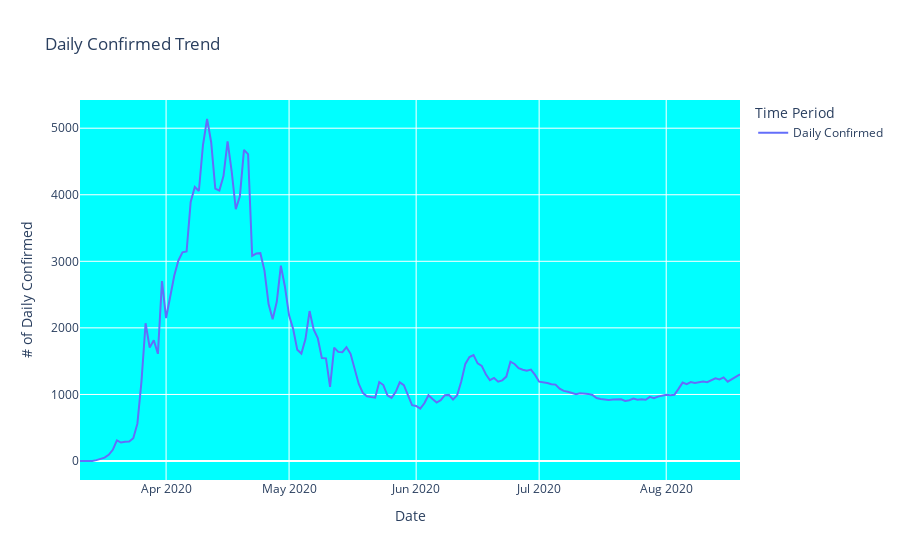

Notebook code for this chart:
### Markdown cell above
Veriseti iyice temizlendikten ve düzene girdikten sonra birkaç parametreyi detaylıca inleceyecek olursak eğer;
Günlük Vaka sayısının zaman içindeki değişimini aşağıdaki çizgi grafiğinde görebiliriz. Bunun için plotly.express.line() fonksiyonunu kullanıyoruz.
Bu fonksiyon içindeki opsiyonel parametreleri de girerek daha okunaklı ve anlaşılır bir grafik elde etmiş oluruz.
Grafiğe bakacak olursak günlük vaka sayısı ülkeye girişinden sonra istikrarlı bir şekilde artmaya başlamış 11 Nisan Günü zirve noktkasına ulaşmış.
Daha sonra azalma görülüyor ancak bu azalma düzenli değil. 19 Mayıs itibariyle vaka sayısı bin civarında değişiyor. 
Alınan önlemlerin ne derece etkili olduğu grafikte açıkça görülüyor.

### Code cell
#Plotting confirmed number
confirmed_fig = px.line(x=df.index,y=df['DailyConfirmed'], color=px.Constant("Daily Confirmed"),
             labels=dict(x="Date", y="# of Daily Confirmed", color="Time Period"),
            title = 'Daily Confirmed Trend').update_layout(plot_bgcolor='aqua')
confirmed_fig.show()

### Figure 1 — Plotly figure (JSON) as saved in the notebook; plotly's stock layout.template omitted (floating-point values rounded to 4 significant figures; data arrays with more than 128 entries replaced by an {"elided": "..."} marker saying what was removed)
{"data": [{"hovertemplate": "Time Period=Daily Confirmed<br>Date=%{x}<br># of Daily Confirmed=%{y}<extra></extra>", "legendgroup": "Daily Confirmed", "line": {"color": "#636efa", "dash": "solid"}, "mode": "lines", "name": "Daily Confirmed", "orientation": "v", "showlegend": true, "type": "scatter", "x": {"elided": "162 str values"}, "xaxis": "x", "y": {"elided": "162 int values"}, "yaxis": "y"}], "layout": {"legend": {"title": {"text": "Time Period"}, "tracegroupgap": 0}, "plot_bgcolor": "aqua", "title": {"text": "Daily Confirmed Trend"}, "xaxis": {"anchor": "y", "domain": [0, 1], "title": {"text": "Date"}}, "yaxis": {"anchor": "x", "domain": [0, 1], "title": {"text": "# of Daily Confirmed"}}}}
